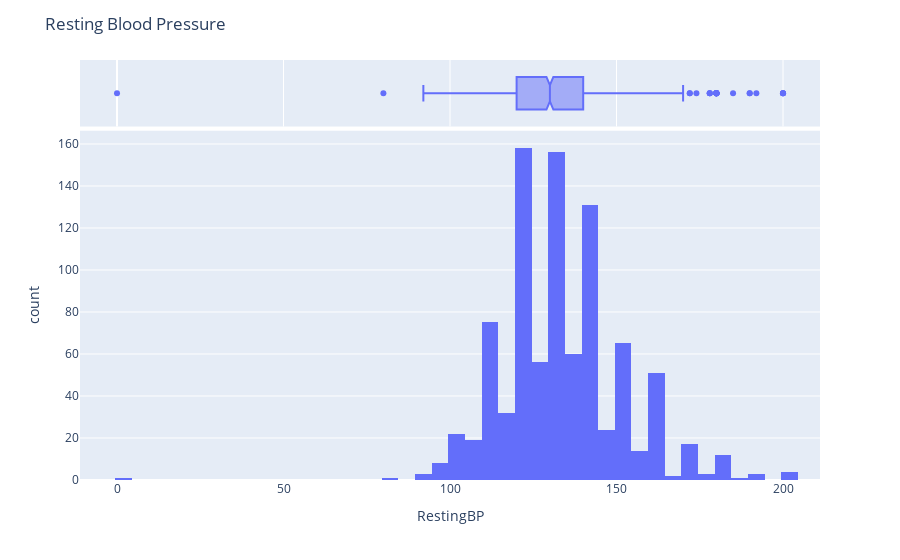

Notebook source saved alongside this figure:
### Markdown cell above
This is indicating that majority of heart diseased patients are asymptomatic and having chest pain may not necessarily results to a heart disease or may not be due to a heart disease.

### Code cell
#Checking the Distribution of resting Blood Pressure

rbp_his = px.histogram(data, x='RestingBP', marginal='box', color_discrete_sequence=['#C147E9'])
rbp_his.update_layout(title='Resting Blood Pressure')
rbp_his.show()

### Figure 1 — Plotly figure (JSON) as saved in the notebook; plotly's stock layout.template omitted (floating-point values rounded to 4 significant figures; data arrays with more than 128 entries replaced by an {"elided": "..."} marker saying what was removed)
{"data": [{"alignmentgroup": "True", "bingroup": "x", "hovertemplate": "RestingBP=%{x}<br>count=%{y}<extra></extra>", "legendgroup": "", "marker": {"color": "#636efa", "pattern": {"shape": ""}}, "name": "", "offsetgroup": "", "orientation": "v", "showlegend": false, "type": "histogram", "x": {"elided": "918 int values"}, "xaxis": "x", "yaxis": "y"}, {"alignmentgroup": "True", "hovertemplate": "RestingBP=%{x}<extra></extra>", "legendgroup": "", "marker": {"color": "#636efa"}, "name": "", "notched": true, "offsetgroup": "", "showlegend": false, "type": "box", "x": {"elided": "918 int values"}, "xaxis": "x2", "yaxis": "y2"}], "layout": {"barmode": "relative", "legend": {"tracegroupgap": 0}, "margin": {"t": 60}, "title": {"text": "Resting Blood Pressure"}, "xaxis": {"anchor": "y", "domain": [0, 1], "title": {"text": "RestingBP"}}, "xaxis2": {"anchor": "y2", "domain": [0, 1], "matches": "x", "showgrid": true, "showticklabels": false}, "yaxis": {"anchor": "x", "domain": [0, 0.8316], "title": {"text": "count"}}, "yaxis2": {"anchor": "x2", "domain": [0.8416, 1], "matches": "y2", "showgrid": false, "showline": false, "showticklabels": false, "ticks": ""}}}
